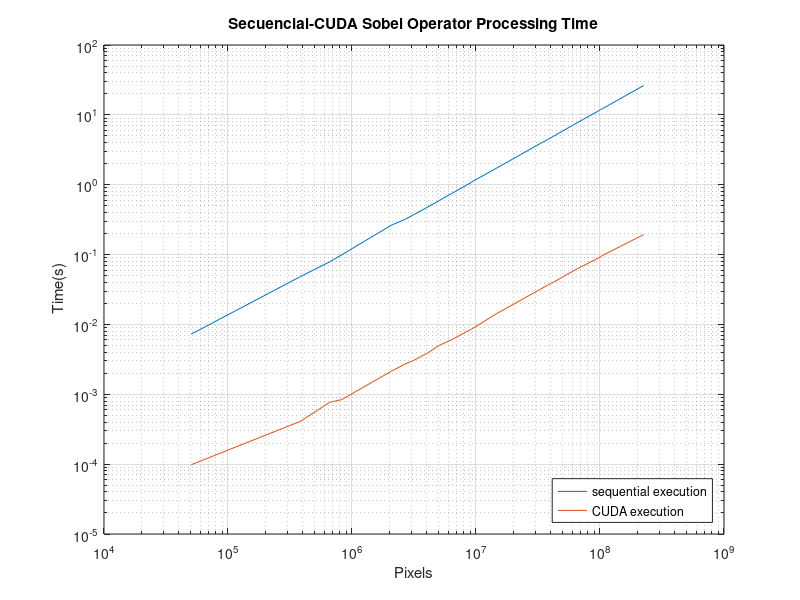

Write MATLAB code to recreate this figure.
time_seq= [0.00728054 0.048273825 0.078703333333333 0.09951275  0.263082 0.31811666666667 0.37230433333333 0.48137366666667 0.58732633333333 0.762904 0.974609 1.08353 1.1200933333333 1.7405766666667  3.9105733333333 4.4243633333333 4.72202 4.94553 7.53372 11.263666666667 11.924866666667 12.284033333333 26.3461];
time_cuda=[0.000098330666666667 0.000409374 0.000766081 0.00084204066666667 0.0021362693333333 0.002695102 0.003054038 0.003920288 0.0049556276666667 0.006142808 0.0077639653333333 0.0086149823333333 0.0087975606666667 0.014362092 0.032002229333333 0.036435946666667 0.03885616 0.040227127 0.061311779666667 0.088406242333333 0.093014667666667 0.097270955 0.193159957];
pixels=[50625 382800 660000 828450 2073600 2661120 3145728 4096000 4990464 6480000 8294400 9216000 9437184 14745600 33177600 37748736 40320000 42177408 64000000 96000000 101092970 104917200 225000000];

loglog(pixels,time_seq);
hold on;
loglog(pixels, time_cuda);
title('Secuencial-CUDA Sobel Operator Processing Time');
xlabel('Pixels');
ylabel(' Time(s)');  grid on;
legend('sequential execution', 'CUDA execution','Location','southeast');
hold off;